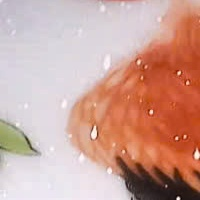
#> input picture Module4-main/image-damage-detection/debug_crop1.jpg, 200 x 200 px
$ python grayscale_baseline.py --product debug_crop1.jpg --return debug_crop2.jpg
#> lines starting #> are read from the running program, lines starting #| are printed output that depends on the picture; after the words box and inside, x2 and y2 are one past the last pixel; in counts of white or black regions, pixels touching at a corner belong together
#!/usr/bin/env python3
"""
GRAYSCALE BASELINE PIPELINE — Simplest possible damage detection:
- Load both images → convert to GRAYSCALE
- Compute absolute difference
- Apply adaptive + fixed threshold
- Output: binary mask, damage %, and debug images

NO mesh, NO voting, NO color, NO texture — pure intensity delta.
"""

import argparse
import cv2
import numpy as np
import os
from pathlib import Path

def main():
    parser = argparse.ArgumentParser(description="Grayscale-only damage baseline")
    parser.add_argument("--product", type=str, required=True, help="Path to product image (e.g., 1.jpg)")
    parser.add_argument("--return", type=str, required=True, help="Path to return image (e.g., 2.jpg)")
    parser.add_argument("--output", type=str, default="debug_outputs/", help="Output directory for debug images")
    parser.add_argument("--threshold", type=int, default=20, help="Fixed threshold for binary mask (0–255)")
    parser.add_argument("--adaptive_block", type=int, default=11, help="Adaptive block size (odd)")
    parser.add_argument("--adaptive_c", type=int, default=2, help="Adaptive constant")

    args = parser.parse_args()
    product_path = Path(args.product)
    return_path = Path(getattr(args, "return"))
    output_dir = Path(args.output)

    # Create output dir
    output_dir.mkdir(exist_ok=True)

    # Load & grayscale
    print(f"[+] Loading: {product_path.name} & {return_path.name}")
    p_img = cv2.imread(str(product_path))
#> p_img is the input picture: shape (200, 200, 3); mean B, G, R 152.8, 163.8, 205.2
    r_img = cv2.imread(str(return_path))
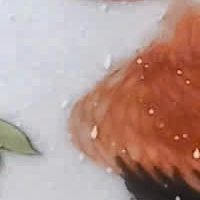
#> input picture Module4-main/image-damage-detection/debug_crop2.jpg, 200 x 200 px
#> r_img is the input picture: shape (200, 200, 3); mean B, G, R 144.7, 152.2, 181.7
    if p_img is None or r_img is None:
        raise FileNotFoundError("One or both images not found!")

    p_gray = cv2.cvtColor(p_img, cv2.COLOR_BGR2GRAY)
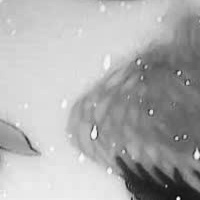
#> p_gray: shape (200, 200); min 3, max 252, mean 174.9
    r_gray = cv2.cvtColor(r_img, cv2.COLOR_BGR2GRAY)
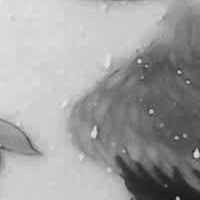
#> r_gray: shape (200, 200); min 19, max 231, mean 160.2

    # Compute absdiff
    diff = cv2.absdiff(p_gray, r_gray)
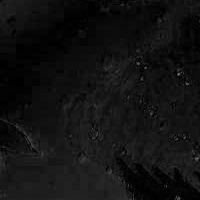
#> diff: shape (200, 200); min 0, max 121, mean 17.5
    cv2.imwrite(str(output_dir / "grayscale_diff.png"), diff)

    # Fixed threshold
    _, mask_fixed = cv2.threshold(diff, args.threshold, 255, cv2.THRESH_BINARY)
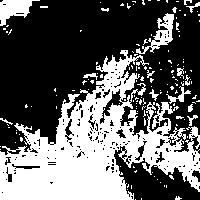
#> mask_fixed: shape (200, 200); 38.9% white; 146 white regions (131 under 20 px), largest, box (x1, y1, x2, y2) and area: (0, 50, 200, 200) 13423, (0, 0, 40, 26) 537, (136, 13, 174, 54) 497
    cv2.imwrite(str(output_dir / "grayscale_mask_fixed.png"), mask_fixed)

    # Adaptive threshold
    mask_adapt = cv2.adaptiveThreshold(
        diff,
        255,
        cv2.ADAPTIVE_THRESH_GAUSSIAN_C,
        cv2.THRESH_BINARY,
        args.adaptive_block,
        args.adaptive_c
    )
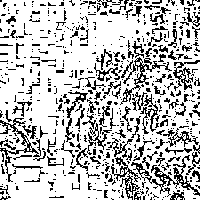
#> mask_adapt: shape (200, 200); 75.7% white; black in thin lines or dots
    cv2.imwrite(str(output_dir / "grayscale_mask_adapt.png"), mask_adapt)

    # Compute damage area %
    total_pixels = p_gray.size
#> total_pixels = 40000
    damaged_pixels_fixed = cv2.countNonZero(mask_fixed)
#> damaged_pixels_fixed = 15540
    damage_percent = (damaged_pixels_fixed / total_pixels) * 100
#> damage_percent = 38.85

    print(f"\n📊 RESULTS:")
    print(f"   • Total pixels: {total_pixels:,}")
#|    • Total pixels: 40,000
    print(f"   • Damaged pixels (fixed threshold {args.threshold}): {damaged_pixels_fixed:,}")
#|    • Damaged pixels (fixed threshold 20): 15,540
    print(f"   • Damage score: {damage_percent:.3f}%")
#|    • Damage score: 38.850%
    print(f"\n📁 Debug images saved to: {output_dir.absolute()}")
    print(f"   - grayscale_diff.png          (raw intensity difference)")
    print(f"   - grayscale_mask_fixed.png    (binary mask, fixed threshold)")
    print(f"   - grayscale_mask_adapt.png    (binary mask, adaptive threshold)")

if __name__ == "__main__":
    main()
